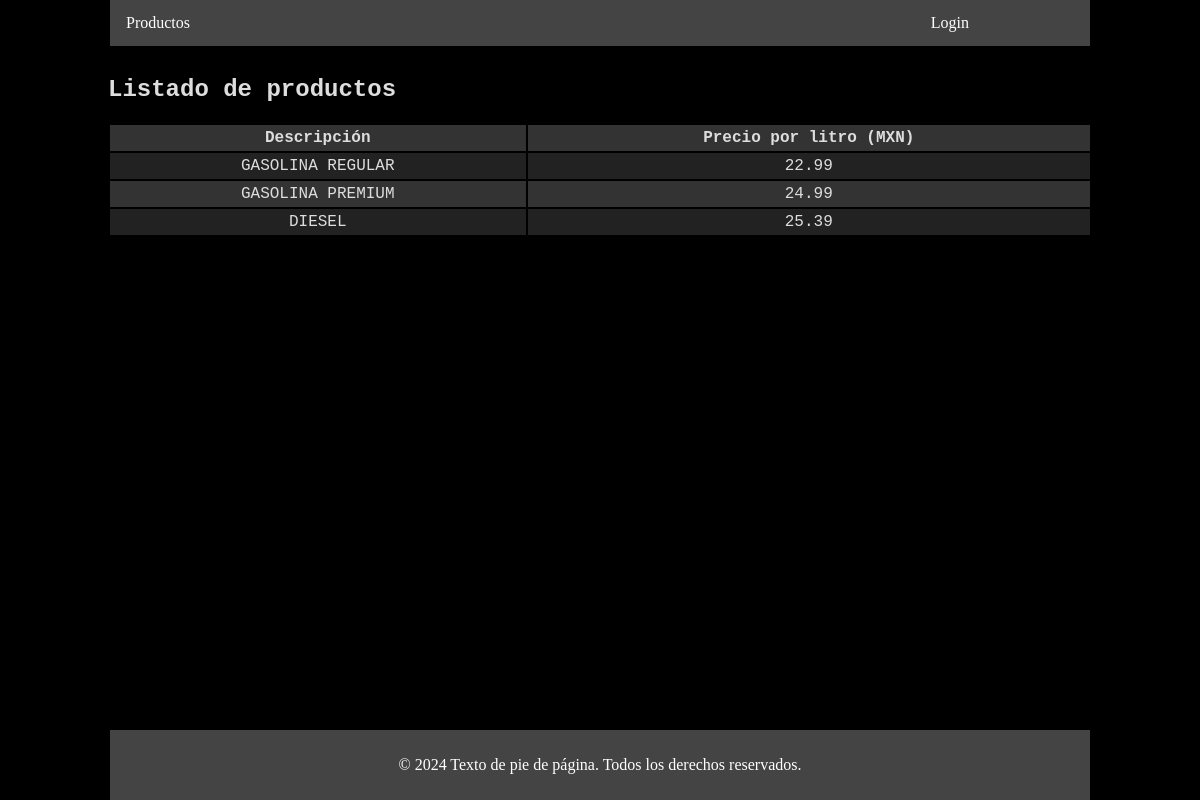
The page /productos.php on the database its author committed.
### tables this page shows
CREATE TABLE "productos" (
  "id" INTEGER NOT NULL,
  "descripcion" text NOT NULL,
  "precio" real NOT NULL,
  PRIMARY KEY ("id")
);

### productos.php (the view, shortened to what this page needs)
<!doctype html>
<html lang="en">
  <head>
    <link rel="stylesheet" href="style.css" />
  </head>
  <body>
    <?php require_once ('encabezado.php'); ?>
    <?php
        $db = new SQLite3('db.db', SQLITE3_OPEN_CREATE | SQLITE3_OPEN_READWRITE);
        $db->enableExceptions(true);
        $statement = $db->prepare('SELECT * FROM "productos"');
        $result = $statement->execute();
        echo '<h2>Listado de productos</h2>';
        echo "<table border='1'>";
        echo '<tr><th>Descripción</th><th>Precio por litro (MXN)</th></tr>';
        while ($row = $result->fetchArray(SQLITE3_NUM)) {
            echo '<tr>';
            echo '<td>' . htmlspecialchars($row[1]) . '</td>';
            echo '<td>' . htmlspecialchars($row[2]) . '</td>';
            echo '</tr>';
        }
        echo '</table>';
    ?>
    <?php require_once ('pie.php'); ?>
  </body>
</html>

### style.css (style rules this page uses)
h2 { font-family: "Courier New", Courier, monospace; }
table, th, td { border: 2px solid black; border-collapse: collapse; text-align: center; padding: 4px; font-family: "Courier New", Courier, monospace; }
tr:nth-child(even) { background-color: #222222; }
tr:nth-child(odd) { background-color: #333333; }
body { background-color: #000000; color: #dddddd; display: flex; flex-direction: column; justify-content: center; padding-left: 100px; padding-right: 100px; }

### rows shown on the page
productos: descripcion "GASOLINA REGULAR", precio "22.99"
productos: descripcion "GASOLINA PREMIUM", precio "24.99"
productos: descripcion "DIESEL", precio "25.39"
